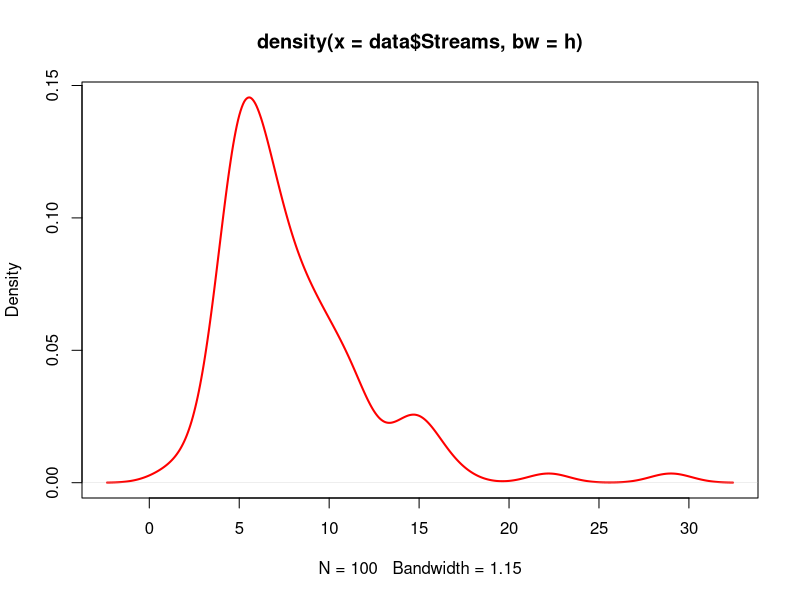
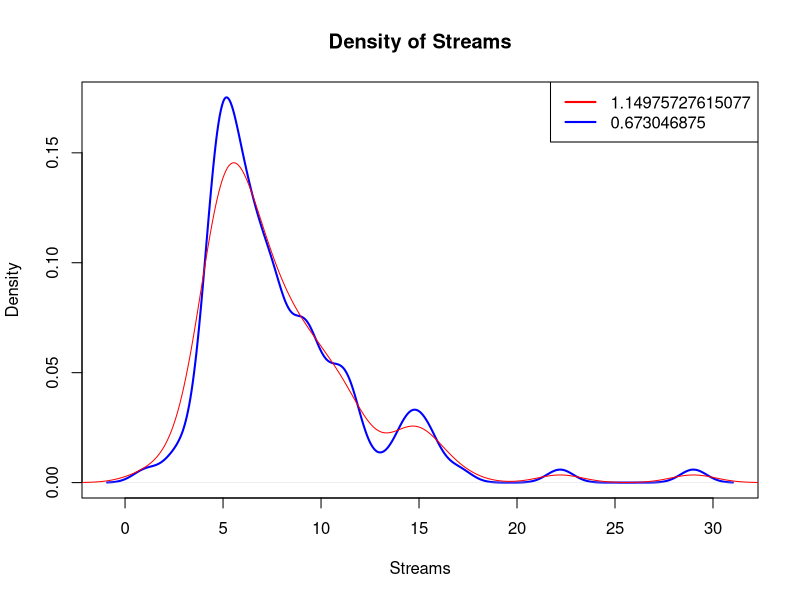
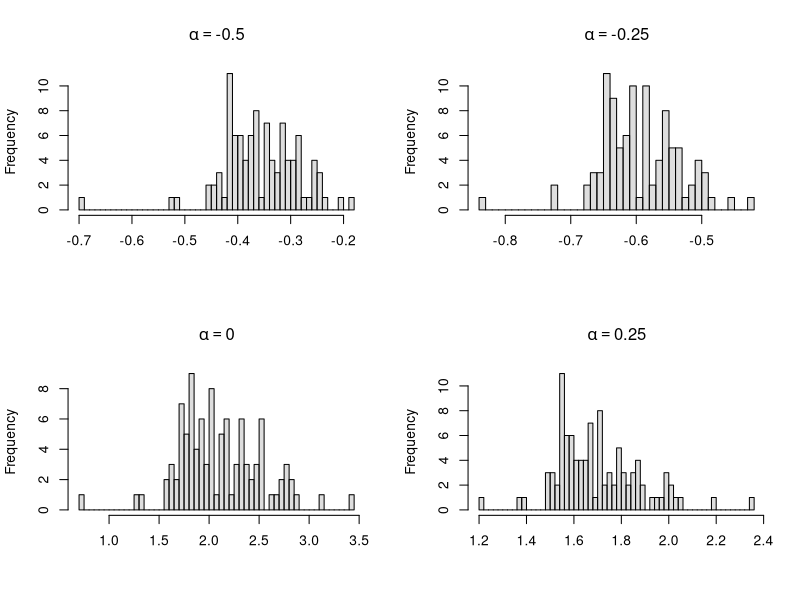
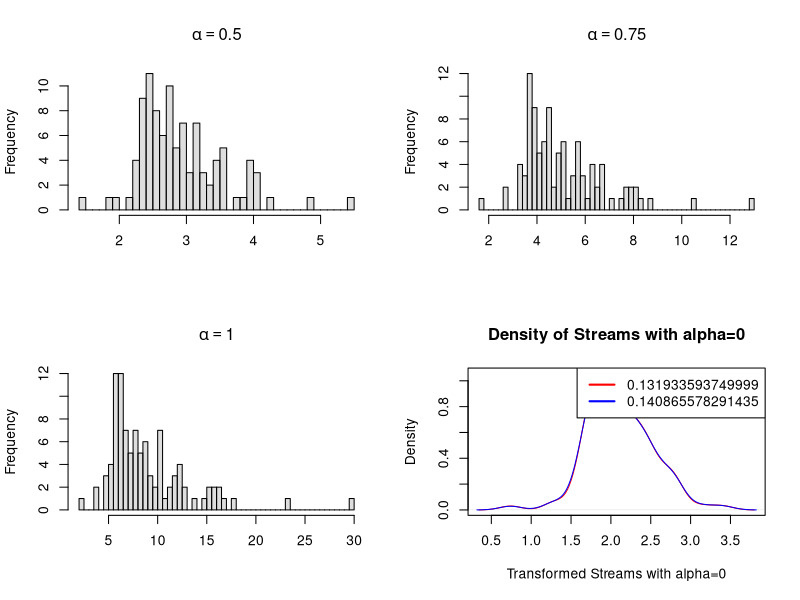
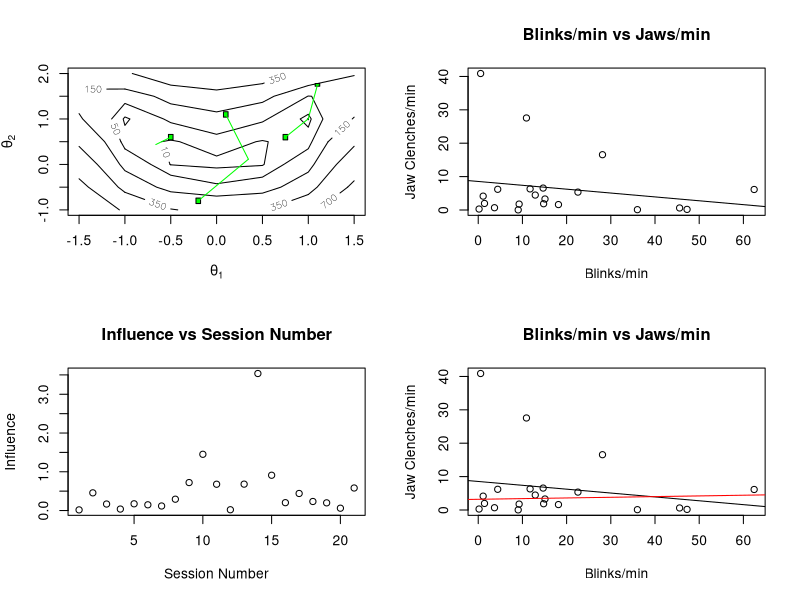
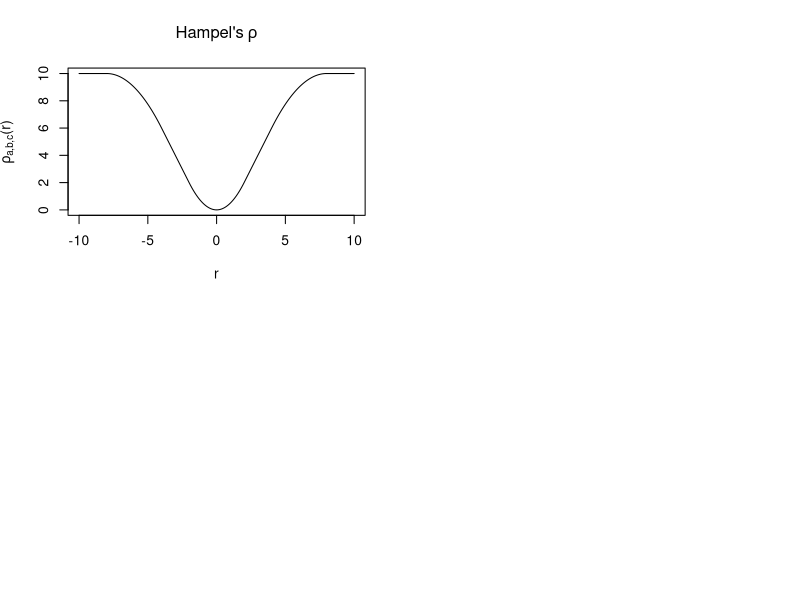

R code for these plots, in order: (Note: this script raises an error after producing the figures.)
## ---- chunk 1
knitr::opts_chunk$set(echo = TRUE, warning = FALSE)
## ---- chunk 2
library(knitr)
opts_chunk$set(tidy.opts=list(width.cutoff=70),tidy=TRUE)
## ---- chunk 3
set.seed(123)
data <- read.csv("bh100_jan20.csv")

h <- 0.9*100^(-1/5)*min(sd(data$Streams),IQR(data$Streams)/1.34)
estimate <- density(data$Streams, bw=h)
plot(estimate, col='red',lwd=2)
## ---- chunk 4
cost <- function(h, y) {
  N <- length(y)
  val <- 0
  for(i in 1:(N-1)) {
    for (j in (i+1):N) {
      val <- val+exp(-(y[i]-y[j])^2/(4*h^2))-2*sqrt(2)*exp(-(y[i]-y[j])^2/(2*h^2))
    }
  }
  return (1/(2*sqrt(pi)*N^2)*(N/h+(2/h*val)))
}

h_hat <- optim(par=1,fn=cost,y=data$Streams)$par
print(h_hat)
## ---- chunk 5
estimate2 <- density(data$Streams, h_hat)
plot(estimate2, col="blue", lwd=2, main="Density of Streams",xlab="Streams")
lines(estimate, lwd=1, col="red")
legend("topright", legend=c(h, h_hat), col=c("red","blue"), lty=1, lwd=2)
## ---- chunk 6
powerfun <- function(y, alpha) {
  if(sum(y <= 0) > 0) stop("y must be positive")
  if (alpha == 0)
    log(y)
  else if (alpha > 0) {
    y^alpha
  } else -y^alpha
}

a <- seq(-0.5,1, length.out=7)

par(mfrow=c(2,2))
for (i in 1:7) {
  hist(powerfun(data$Streams + 1, a[i]), col=adjustcolor("grey",alpha=0.5),main=bquote(alpha== .(a[i])),xlab="",breaks=50)
}
## ---- chunk 7
trans_y <- powerfun(data$Streams + 1, 0)

h_hat2 <- optim(par=1,fn=cost,y=trans_y)$par
h2 <- 0.9*100^(-1/5)*min(sd(trans_y),IQR(trans_y)/1.34)
estimate3 <- density(trans_y,bw=h_hat2)
estimate4 <- density(trans_y,bw=h2)

plot(estimate3, col="red",main="Density of Streams with alpha=0",xlab="Transformed Streams with alpha=0")
lines(estimate4, col="blue")
legend(x="topright", legend=c(h_hat2, h2), col=c("red","blue"), lty=1, lwd=2)

## ---- chunk 8
rho <- function(theta) {
  return ( 100*(theta[2]-theta[1]^2)^2 + (6.4*(theta[2] - 0.5)^2-theta[1]-0.6)^2 )
}
gradient <- function(theta) {
  p1 <- -400*theta[1]*(theta[2]-theta[1]^2)-2*(6.4*(theta[2]-0.5)^2-theta[1]-0.6)
  p2 <- 200 *(theta[2]-theta[1]^2)+25.6*(theta[2]-0.5)*(6.4*(theta[2]-0.5)^2-theta[1]-0.6)
  result <- c(p1,p2)
  return (result)
}
## ---- chunk 9
gradientDescent <- function(theta = 0, rhoFn, gradientFn, lineSearchFn, testConvergenceFn, maxIterations = 100, tolerance = 1e-06, relative = FALSE, lambdaStepsize = 0.01, lambdaMax = 0.5) {
  converged <- FALSE
  i <- 0
  while (!converged & i <= maxIterations) {
    g <- gradientFn(theta) ## gradient
    glength <- sqrt(sum(g^2)) ## gradient direction
    if (glength > 0)
      d <- g/glength
    lambda <- lineSearchFn(theta, rhoFn, d, lambdaStepsize = lambdaStepsize, lambdaMax = lambdaMax)
    thetaNew <- theta - lambda * d
    converged <- testConvergenceFn(thetaNew, theta, tolerance = tolerance, relative = relative)
    theta <- thetaNew
    i <- i + 1
  }
  ## Return last value and whether converged or not
  list(theta = theta, converged = converged, iteration = i, fnValue = rhoFn(theta))
}

gridLineSearch <- function(theta, rhoFn, d, lambdaStepsize = 0.01, lambdaMax = 1) {
  ## grid of lambda values to search
  lambdas <- seq(from = 0, by = lambdaStepsize, to = lambdaMax)
  ## line search
  rhoVals <- sapply(lambdas, function(lambda) {
    rhoFn(theta - lambda * d)
  })
  ## Return the lambda that gave the minimum
  lambdas[which.min(rhoVals)]
}

testConvergence <- function(thetaNew, thetaOld, tolerance = 1e-10, relative = FALSE) {
  sum(abs(thetaNew - thetaOld)) < if (relative)
  tolerance * sum(abs(thetaOld)) else tolerance
}

i <- c(1.1,1.75)
ii <- c(-0.5,0.6)
iii <- c(-0.2,-0.8)
iv <- c(0.1,1.1)
v <- c(0.75,0.6)

gradientDescent(theta = i, rhoFn = rho, gradientFn = gradient, lineSearchFn = gridLineSearch, testConvergenceFn = testConvergence)$theta
gradientDescent(theta = ii, rhoFn = rho, gradientFn = gradient, lineSearchFn = gridLineSearch, testConvergenceFn = testConvergence)$theta
gradientDescent(theta = iii, rhoFn = rho, gradientFn = gradient, lineSearchFn = gridLineSearch, testConvergenceFn = testConvergence)$theta
gradientDescent(theta = iv, rhoFn = rho, gradientFn = gradient, lineSearchFn = gridLineSearch, testConvergenceFn = testConvergence)$theta
gradientDescent(theta = v, rhoFn = rho, gradientFn = gradient, lineSearchFn = gridLineSearch, testConvergenceFn = testConvergence)$theta
## ---- chunk 10
y <- seq(-1, 2, by=0.5)
x <- seq(-1.5, 1.5, by=0.5)

z <- outer(X=x, Y=y, FUN=Vectorize(function(x,y) { rho(c(x,y))}))
contour(x,y,z, levels=c(1,10,50,150,350,700),xlab=expression(theta[1]),ylab=expression(theta[2]))

rect(xleft=1.075,xright=1.1+0.025,ytop=1.72,ybottom=1.78,col="green")
rect(xleft=(-0.5-0.025),xright=-0.5+0.025,ytop=0.6-0.06,ybottom=0.6+0.06,col="green")
rect(xleft=(-0.2-0.025),xright=-0.2+0.025,ytop=-0.8-0.06,ybottom=-0.8+0.06,col="green")
rect(xleft=(0.1-0.025),xright=0.1+0.025,ytop=1.1-0.06,ybottom=1.1+0.06,col="green")
rect(xleft=0.75-0.025,xright=0.75+0.025,ytop=0.6-0.06,ybottom=0.6+0.06,col="green")
segments(x0=1.1,y0=1.75,x1=0.9999632,y1=1.0079989,col="green",lwd=1)
segments(x0=-0.5,y0=0.6,x1=-0.6628252,y1=0.4375563,col="green",lwd=1)
segments(x0=-0.2,y0=-0.8,x1=0.3455740,y1=0.1131815,col="green",lwd=1)
segments(x0=0.1,y0=1.1,x1=0.3469271,y1=0.1139806,col="green",lwd=1)
segments(x0=0.75,y0=0.6,x1=0.9975885,y1=0.9996567,col="green",lwd=1)
## ---- chunk 11
gradientDescent(theta = c(-1, -0.5), rhoFn = rho, gradientFn = gradient, lineSearchFn = gridLineSearch, testConvergenceFn = testConvergence)$theta
gradientDescent(theta = c(-1, -0.5), rhoFn = rho, gradientFn = gradient, lineSearchFn = gridLineSearch, testConvergenceFn = testConvergence,lambdaStepsize=0.001)$theta
## ---- chunk 12
eeg_summary <- read.csv("eeg_summary.csv")

x <- eeg_summary$blinks_minute
y <- eeg_summary$jaws_minute

plot(x=x, y=y, main="Blinks/min vs Jaws/min", xlab="Blinks/min",ylab='Jaw Clenches/min')
df <- data.frame(jaws_minute=y, blinks_minute=x)
model <- lm(y ~ x, data=df)
abline(model)
## ---- chunk 13
theta_hat <- c(coef(model)[1], coef(model)[2])
influences <- c()

for (x in 1:nrow(df)) {
  nou <- df[-x,]
  u <- lm(jaws_minute ~ blinks_minute, data=nou)
  theta_hat_u <- c(coef(u)[1], coef(u)[2])
  influence <- norm((theta_hat - theta_hat_u), type='2')
  influences <- append(influences, influence)
}

x <- 1:nrow(df)
plot(x=x, y=influences, main="Influence vs Session Number", xlab="Session Number",ylab='Influence')
## ---- chunk 14
new_df <- df[-c(10,14),]

x <- eeg_summary$blinks_minute
y <- eeg_summary$jaws_minute

plot(x=x, y=y, main="Blinks/min vs Jaws/min", xlab="Blinks/min",ylab='Jaw Clenches/min')
abline(model)
x <- eeg_summary$blinks_minute[-c(10,14)]
y <- eeg_summary$jaws_minute[-c(10,14)]
new_model <- lm(y ~ x, df=new_df)
abline(new_model, col="red")
## ---- chunk 15
hampel.fn <- function(r, a,b,c){
  val <- rep(a*(b-a+c)/2, length(r))
  val[r > -c & r<= -b] <- -a * (c*r[r > -c & r<= -b] + (0.5*r^2)[r > -c & r<= -b]) / (c-b) - 0.5*(a*b^2)/(c-b) - 0.5*a^2
  val[r > -b & r<= -a] <- -a * r[r > -b & r<= -a] - 0.5*a^2
  val[r > -a & r<= a] <- (0.5*r^2)[r > -a & r<= a]
  val[r > a & r<= b] <- a * r[r > a & r<= b] - 0.5*a^2
  val[r > b & r<= c] <- a * (c*r[r > b & r<= c] - (0.5*r^2)[r > b & r<= c]) / (c-b) - 0.5*(a*b^2)/(c-b) - 0.5*a^2
  return(val)
}

plot(x = seq(-10,10,0.1), 
     y = hampel.fn(r = seq(-10,10,0.1), a = 2, b = 4, c = 8), type = "l", 
     xlab = "r", ylab = bquote(rho["a,b,c"]*"(r)"), 
     main = bquote("Hampel's" ~ rho))
## ---- chunk 16
hampel.fn <- function(r, a, b, c){
  val <- rep(a*(b-a+c)/2, length(r))
  val[r > -c & r<= -b] <- -a * (c*r[r > -c & r<= -b] + (0.5*r^2)[r > -c & r<= -b]) / (c-b) - 0.5*(a*b^2)/(c-b) - 0.5*a^2
  val[r > -b & r<= -a] <- -a * r[r > -b & r<= -a] - 0.5*a^2
  val[r > -a & r<= a] <- (0.5*r^2)[r > -a & r<= a]
  val[r > a & r<= b] <- a * r[r > a & r<= b] - 0.5*a^2
  val[r > b & r<= c] <- a * (c*r[r > b & r<= c] - (0.5*r^2)[r > b & r<= c]) / (c-b) - 0.5*(a*b^2)/(c-b) - 0.5*a^2
  return(val)
}
hampel.fn.prime <- function(r, a, b, c){
  val <- rep(0, length(r))
  val[r > -c & r<= -b] <- -a * (c+r[r > -c & r<= -b]) / (c-b)
  val[r > -b & r<= -a] <- -a
  val[r > -a & r<= a] <- r[r > -a & r<= a]
  val[r > a & r<= b] <- a
  val[r > b & r<= c] <- a * (c-r[r > b & r<= c]) / (c-b)
  return(val)
}

createRobustHampelRho <- function(x, y, a, b, c) {
  ## local variable
  xbar <- mean(x)
  ## Return this function
  function(theta) {
    alpha <- theta[1]
    beta <- theta[2]
    sum(hampel.fn(y - alpha - beta * (x - xbar), a=a,b=b,c=c))
  }
}

createRobustHampelGradient <- function(x, y, a, b, c) {
  ## local variables
  xbar <- mean(x)
  ybar <- mean(y)
  function(theta) {
    alpha <- theta[1]
    beta <- theta[2]
    ru = y - alpha - beta * (x - xbar)
    rhok = hampel.fn.prime(ru, a=a,b=b,c=c)
    -1 * c(sum(rhok * 1), sum(rhok * (x - xbar)))
  }
}
## ---- chunk 17
nlminb(model,objective=createRobustHampelRho,gradient=createRobustHampelGradient,a=2,b=4,c=8)
